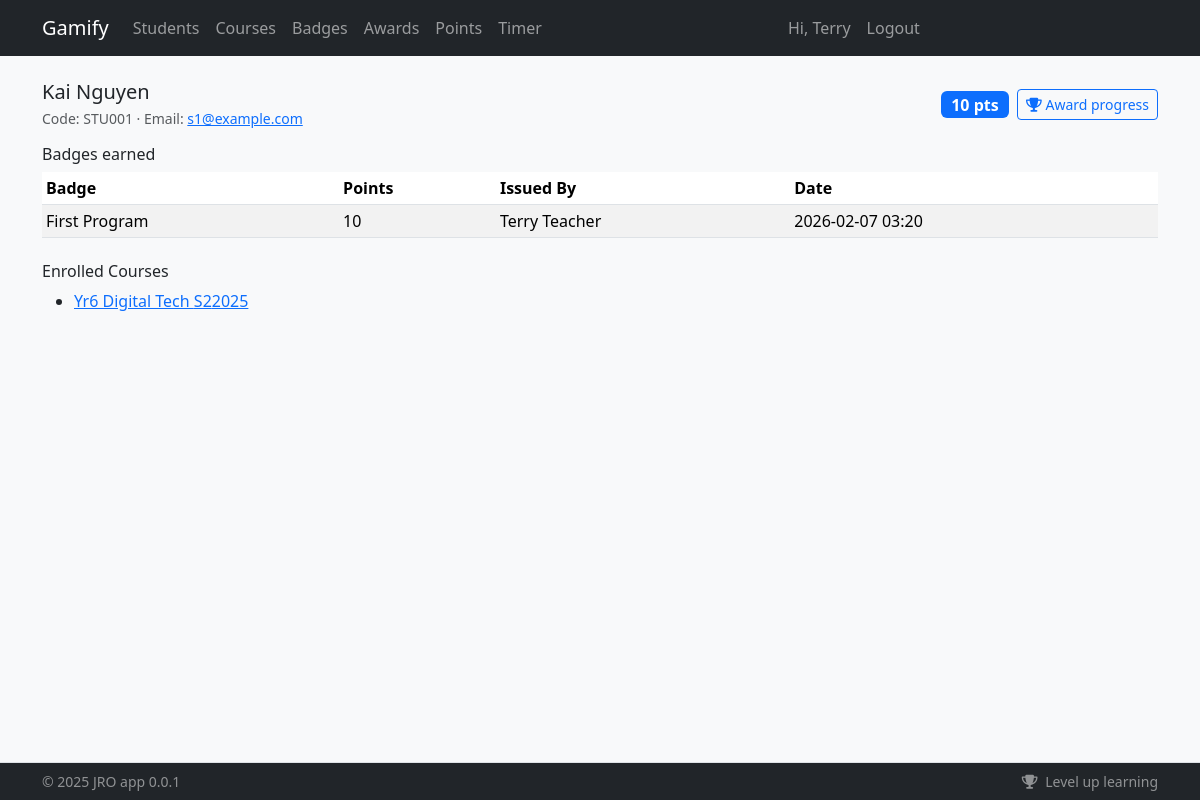
Page /students/3 (signed in) on the committed database.
### app/models/user.py (models this page shows, shortened)
class User(db.Model):
    __tablename__ = "users"
    id = db.Column(db.Integer, primary_key=True)
    student_code = db.Column(db.String(32), unique=True, nullable=True)
    email = db.Column(db.String(255), unique=True, nullable=False, index=True)
    first_name = db.Column(db.String(100), nullable=False)
    last_name = db.Column(db.String(100), nullable=False)
    password_hash = db.Column(db.String(255), nullable=False)
    registered_method = db.Column(db.String(20), nullable=False, default="site")  # site|bulk
    house_id = db.Column(db.Integer, db.ForeignKey("houses.id"), nullable=True)
    homeroom_id = db.Column(db.Integer, db.ForeignKey("homerooms.id"), nullable=True)
    created_at = db.Column(db.DateTime, default=lambda: datetime.now(timezone.utc))
    avatar = db.Column(db.String(255), nullable=True)
    is_active = db.Column(db.Boolean, default=True, nullable=False)
    issued_badges = db.relationship(
        "Badge",
        backref="creator",
        lazy=True,
        foreign_keys="Badge.created_by_id",
    )
    attendances = db.relationship(
        "Attendance",
        foreign_keys="Attendance.student_id",
        back_populates="student",
        cascade="all, delete-orphan",
    )
    marked_attendances = db.relationship(
        "Attendance",
        foreign_keys="Attendance.marked_by_user_id",
        back_populates="marked_by",
    )
    roles = db.relationship("Role", secondary="user_roles", backref="users")
    groups = db.relationship("Group", secondary="user_groups", backref="users")
    house = db.relationship("House", back_populates="students")
    homeroom = db.relationship("Homeroom", back_populates="students")
    @property
    def role(self):
        """Returns the user's primary role name."""
        if self.roles:
            return self.roles[0].name
        return "student"

### app/models/badge.py (models this page shows)
class BadgeGrant(db.Model):
    __tablename__ = "badge_grants"
    id = db.Column(db.Integer, primary_key=True)
    user_id = db.Column(db.Integer, db.ForeignKey("users.id"), nullable=False)
    badge_id = db.Column(db.Integer, db.ForeignKey("badges.id"), nullable=False)
    issued_by_id = db.Column(db.Integer, db.ForeignKey("users.id"), nullable=True)
    issued_at = db.Column(db.DateTime, default=lambda: datetime.now(timezone.utc))
    user = db.relationship("User", foreign_keys=[user_id], backref="badge_grants")
    badge = db.relationship("Badge", backref="grants")
    issued_by = db.relationship("User", foreign_keys=[issued_by_id])
    __table_args__ = (
        db.UniqueConstraint("user_id", "badge_id", name="uq_grant_user_badge"),
        db.Index("ix_grant_user_id", "user_id"),
        db.Index("ix_grant_badge_id", "badge_id"),
        db.Index("ix_grant_issued_at", "issued_at"),
    )

class Badge(db.Model):
    __tablename__ = "badges"
    id = db.Column(db.Integer, primary_key=True)
    name = db.Column(db.String(200), nullable=False, unique=True)
    description = db.Column(db.Text, nullable=True)
    icon = db.Column(db.String(255), nullable=True)
    points = db.Column(db.Integer, default=0, nullable=False)
    created_at = db.Column(db.DateTime, default=lambda: datetime.now(timezone.utc))
    created_by_id = db.Column(db.Integer, db.ForeignKey("users.id"), nullable=True)
    __table_args__ = (
        db.CheckConstraint("points >= 0", name="ck_badge_points_nonneg"),
        db.Index("ix_badge_name", "name"),
        db.Index("ix_badge_created_at", "created_at"),
    )

### app/models/course.py (models this page shows)
class Course(db.Model):
    __tablename__ = "courses"
    id = db.Column(db.Integer, primary_key=True)
    name = db.Column(db.String(200), nullable=False)
    semester = db.Column(db.String(20), nullable=False)  # "S1" | "S2" | "FULL"
    year = db.Column(db.Integer, nullable=False)
    created_at = db.Column(db.DateTime, default=lambda: datetime.now(timezone.utc))
    students = db.relationship("User", secondary=Enrollment, backref="courses", lazy="dynamic")
    __table_args__ = (
        db.UniqueConstraint("name", "semester", "year", name="uq_course_term"),
        db.Index("ix_course_term", "year", "semester"),
        db.Index("ix_course_created_at", "created_at"),
    )

### app/routers/students/routes.py (the view)
@router.get("/{user_id}", response_class=HTMLResponse, name="students.detail")
def detail(
    user_id: int,
    request: Request,
    current_user: User | AnonymousUser = Depends(require_user),
    session: Session = Depends(get_db),
):
    student = session.get(User, user_id)
    if not student:
        raise HTTPException(status_code=404, detail="Student not found")
    total_points = (
        session.query(func.coalesce(func.sum(PointLedger.delta), 0))
        .filter(PointLedger.user_id == user_id)
        .scalar()
        or 0
    )
    grants = (
        session.query(BadgeGrant)
        .options(
            joinedload(BadgeGrant.badge),
            joinedload(BadgeGrant.issued_by)
        )
        .filter(BadgeGrant.user_id == user_id)
        .order_by(BadgeGrant.issued_at.desc(), BadgeGrant.id.desc())
        .limit(50)
        .all()
    )
    return render_template(
        "students/detail.html",
        {
            "request": request,
            "student": student,
            "total_points": total_points,
            "grants": grants,
            "current_user": current_user,
        },
    )

### app/templates/students/detail.html (shortened to what this page needs)
{% extends "base.html" %}
{% block content %}
<div class="d-flex justify-content-between align-items-center mb-3">
  <div class="d-flex align-items-center gap-3">
    <div>
      <h1 class="h5 mb-1">{{ student.first_name }} {{ student.last_name }}</h1>
      <div class="text-muted small">
        Code: {{ student.student_code or '—' }} · Email: <a href="mailto:{{ student.email }}">{{ student.email }}</a>
      </div>
    </div>
  </div>
  <div class="d-flex gap-2 align-items-center">
    <span class="badge bg-primary fs-6">{{ total_points }} pts</span>
    <a class="btn btn-sm btn-outline-primary"
       href="{{ url_for('students.awards_progress', user_id=student.id) }}">
      <i class="fa fa-trophy"></i> Award progress
    </a>
  </div>
</div>
<h2 class="h6">Badges earned</h2>
<table class="table table-sm table-striped align-middle">
  <thead>
    <tr><th>Badge</th><th>Points</th><th>Issued By</th><th>Date</th></tr>
  </thead>
  <tbody>
    {% for g in grants %}
      <tr>
        <td>
          {{ g.badge.name if g.badge else ('Badge #' ~ g.badge_id) }}
        </td>
        <td>{{ g.badge.points if g.badge else 0 }}</td>
        <td>
          {% if g.issued_by %}
            {{ g.issued_by.first_name }} {{ g.issued_by.last_name }}
          {% else %}
            <span class="text-muted">—</span>
          {% endif %}
        </td>
        <td>
          {% if g.issued_at %}
            {{ g.issued_at.strftime('%Y-%m-%d %H:%M') }}
          {% elif g.created_at %}
            {{ g.created_at.strftime('%Y-%m-%d %H:%M') }}
          {% else %}
            <span class="text-muted">—</span>
          {% endif %}
        </td>
      </tr>
    {% else %}
      <tr><td colspan="4" class="text-muted">No badges yet.</td></tr>
    {% endfor %}
  </tbody>
</table>
<h2 class="h6 mt-4">Enrolled Courses</h2>
<ul class="mb-0">
  {% for c in student.courses %}
    <li><a href="{{ url_for('courses.students_in_course', course_id=c.id) }}">{{ c.name }} {{ c.semester }}{{ c.year }}</a></li>
  {% else %}
    <li class="text-muted">Not enrolled in any courses.</li>
  {% endfor %}
</ul>
{% endblock %}

### app/templates/base.html (shortened to what this page needs)
<!doctype html>
<html lang="en">
  <head>
    <link href="https://cdn.jsdelivr.net/npm/bootstrap@5.3.3/dist/css/bootstrap.min.css" rel="stylesheet">
    <link href="https://cdnjs.cloudflare.com/ajax/libs/font-awesome/6.5.2/css/all.min.css" rel="stylesheet">
    <link rel="stylesheet" href="{{ url_for('static', filename='css/main.css') }}">
    {% from "_macros.html" import csrf %}
  </head>
  <body class="bg-light">
    <nav class="navbar navbar-expand-lg navbar-dark bg-dark">
      <div class="container">
        <a class="navbar-brand" href="/">Gamify</a>
        <div class="collapse navbar-collapse" id="nav">
          <ul class="navbar-nav me-auto">
            <li class="nav-item"><a class="nav-link" href="/students/">Students</a></li>
            <li class="nav-item"><a class="nav-link" href="/courses/">Courses</a></li>
            <li class="nav-item"><a class="nav-link" href="/badges/">Badges</a></li>
            <li class="nav-item"><a class="nav-link" href="/awards/">Awards</a></li>
            <li class="nav-item"><a class="nav-link" href="/points/adjust">Points</a></li>
            <li class="nav-item"><a class="nav-link" href="/timer">Timer</a></li>
          </ul>
          <ul class="navbar-nav me-auto">
            {% if current_user.is_authenticated %}
              <li class="nav-item"><span class="nav-link">Hi, {{ current_user.first_name }}</span></li>
              <li class="nav-item"><a class="nav-link btn-lilo" href="/auth/logout">Logout</a></li>
            {% else %}
              <li class="nav-item"><a class="nav-link" href="/auth/login">Login</a></li>
            {% endif %}
          </ul>
        </div>
      </div>
    </nav>
    <main class="container py-4">
      {% block content %}{% endblock %}
    </main>
    <footer id="app-footer" class="app-footer fixed-bottom bg-dark text-white-50 border-top">
      <div class="container py-2 d-flex flex-wrap justify-content-between small">
        <span>&copy; {{ 2025 }} {{config.AUTHOR}} {{config.APP_NAME}} {{config.APP_VERSION}}</span>
        <span>
          <i class="fa fa-trophy me-1"></i> Level up learning
        </span>
      </div>
    </footer>
  </body>
</html>

### app/templates/base.html (style rules this page uses)
main { padding-bottom: 80px; }
.app-footer { z-index: 1030; }

### rows in the picture
User: first_name "Terry"
User: first_name "Kai", last_name "Nguyen", student_code "STU001", email "s1@example.com"
BadgeGrant: badge "First Program", badge "10", issued_by.first_name "Terry", issued_by.last_name "Teacher", issued_at "2026-02-07 03:20"
Course: name "Yr6 Digital Tech", semester "S2", year "2025"

### other values in the picture
{{ total_points }} "10"
{{ 2025 }} "2025"
{{ config.AUTHOR }} "JRO"
{{ config.APP_NAME }} "app"
{{ config.APP_VERSION }} "0.0.1"
